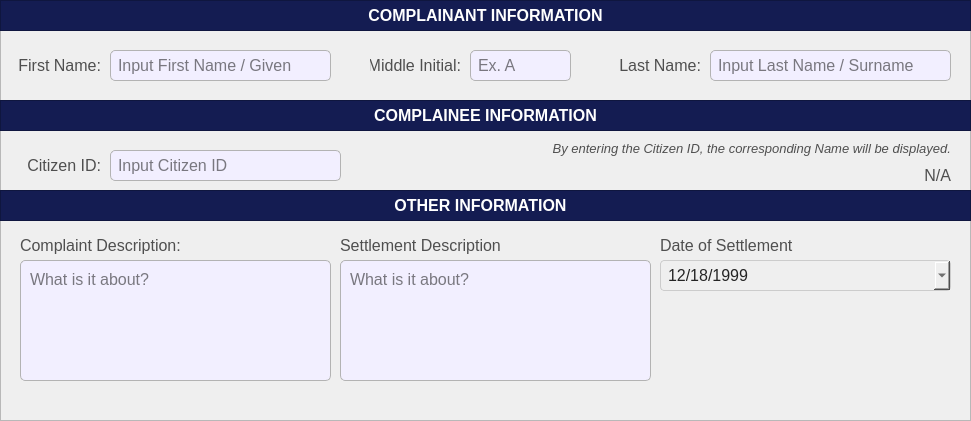
  <widget class="QFrame" name="basePopUpBodyFrame">
   <property name="geometry">
    <rect>
     <x>10</x>
     <y>50</y>
     <width>971</width>
     <height>421</height>
    </rect>
   </property>
   <property name="styleSheet">
    <string notr="true">#basePopUpBodyFrame {
	background-color: rgb(247, 247, 247);
	border: 1px solid rgb(194, 194, 194);
	border-radius: 10px;
}</string>
   </property>
   <property name="frameShape">
    <enum>QFrame::Shape::StyledPanel</enum>
   </property>
   <property name="frameShadow">
    <enum>QFrame::Shadow::Raised</enum>
   </property>
   <widget class="QFrame" name="basePopUpTitleFrame_3">
    <property name="geometry">
     <rect>
      <x>0</x>
      <y>100</y>
      <width>971</width>
      <height>31</height>
     </rect>
    </property>
    <property name="styleSheet">
     <string notr="true">#basePopUpTitleFrame_3 {
	background-color: #141c52;
}</string>
    </property>
    <property name="frameShape">
     <enum>QFrame::Shape::StyledPanel</enum>
    </property>
    <property name="frameShadow">
     <enum>QFrame::Shadow::Raised</enum>
    </property>
    <widget class="QLabel" name="label_title_3">
     <property name="geometry">
      <rect>
       <x>0</x>
       <y>0</y>
       <width>971</width>
       <height>31</height>
      </rect>
     </property>
     <property name="font">
      <font>
       <family>Arial</family>
       <pointsize>12</pointsize>
       <bold>true</bold>
      </font>
     </property>
     <property name="styleSheet">
      <string notr="true">#label_title_3{
	background-color:transparent;
	color: rgb(255, 255, 255);
}</string>
     </property>
     <property name="text">
      <string>COMPLAINEE INFORMATION</string>
     </property>
     <property name="alignment">
      <set>Qt::AlignmentFlag::AlignCenter</set>
     </property>
    </widget>
   </widget>
   <widget class="QLineEdit" name="record_ComplainantFirstName">
    <property name="geometry">
     <rect>
      <x>110</x>
      <y>50</y>
      <width>221</width>
      <height>31</height>
     </rect>
    </property>
    <property name="font">
     <font>
      <family>Arial</family>
      <pointsize>12</pointsize>
     </font>
    </property>
    <property name="styleSheet">
     <string notr="true">#record_ComplainantFirstName{
	border: 1px solid #b3b3b3;  /* Black border */
    border-radius: 5px;        /* Rounded corners */
    padding: 5px;               /* Inner spacing */
    background-color: #f2efff;  /* Gray background */
    color: #000000; 
}

</string>
    </property>
    <property name="text">
     <string/>
    </property>
    <property name="maxLength">
     <number>50</number>
    </property>
    <property name="placeholderText">
     <string>Input First Name / Given</string>
    </property>
   </widget>
   <widget class="QLabel" name="record_labelComplaintDesc">
    <property name="geometry">
     <rect>
      <x>20</x>
      <y>230</y>
      <width>311</width>
      <height>31</height>
     </rect>
    </property>
    <property name="font">
     <font>
      <family>Arial</family>
      <pointsize>12</pointsize>
     </font>
    </property>
    <property name="styleSheet">
     <string notr="true">#record_labelComplaintDesc{
	background-color:transparent;
	color:#4f4f4f;
}</string>
    </property>
    <property name="text">
     <string>Complaint Description:</string>
    </property>
    <property name="alignment">
     <set>Qt::AlignmentFlag::AlignLeading|Qt::AlignmentFlag::AlignLeft|Qt::AlignmentFlag::AlignVCenter</set>
    </property>
   </widget>
   <widget class="QLabel" name="record_labelComplainantFirstName">
    <property name="geometry">
     <rect>
      <x>10</x>
      <y>50</y>
      <width>91</width>
      <height>31</height>
     </rect>
    </property>
    <property name="font">
     <font>
      <family>Arial</family>
      <pointsize>12</pointsize>
     </font>
    </property>
    <property name="styleSheet">
     <string notr="true">#record_labelComplainantFirstName{
	background-color:transparent;
	color:#4f4f4f;
}</string>
    </property>
    <property name="text">
     <string>First Name:</string>
    </property>
    <property name="alignment">
     <set>Qt::AlignmentFlag::AlignRight|Qt::AlignmentFlag::AlignTrailing|Qt::AlignmentFlag::AlignVCenter</set>
    </property>
   </widget>
   <widget class="QFrame" name="basePopUpTitleFrame_4">
    <property name="geometry">
     <rect>
      <x>0</x>
      <y>0</y>
      <width>971</width>
      <height>31</height>
     </rect>
    </property>
    <property name="styleSheet">
     <string notr="true">#basePopUpTitleFrame_4 {
	background-color: #141c52;
}</string>
    </property>
    <property name="frameShape">
     <enum>QFrame::Shape::StyledPanel</enum>
    </property>
    <property name="frameShadow">
     <enum>QFrame::Shadow::Raised</enum>
    </property>
    <widget class="QLabel" name="label_title_4">
     <property name="geometry">
      <rect>
       <x>0</x>
       <y>0</y>
       <width>971</width>
       <height>31</height>
      </rect>
     </property>
     <property name="font">
      <font>
       <family>Arial</family>
       <pointsize>12</pointsize>
       <bold>true</bold>
      </font>
     </property>
     <property name="styleSheet">
      <string notr="true">#label_title_4{
	background-color:transparent;
	color: rgb(255, 255, 255);
}</string>
     </property>
     <property name="text">
      <string>COMPLAINANT INFORMATION</string>
     </property>
     <property name="alignment">
      <set>Qt::AlignmentFlag::AlignCenter</set>
     </property>
    </widget>
   </widget>
   <widget class="QPlainTextEdit" name="record_ComplaintDesc">
    <property name="geometry">
     <rect>
      <x>20</x>
      <y>260</y>
      <width>311</width>
      <height>121</height>
     </rect>
    </property>
    <property name="font">
     <font>
      <family>Arial</family>
      <pointsize>12</pointsize>
     </font>
    </property>
    <property name="styleSheet">
     <string notr="true">#record_ComplaintDesc{
	border: 1px solid #b3b3b3;  /* Black border */
    border-radius: 5px;        /* Rounded corners */
    padding: 5px;               /* Inner spacing */
    background-color: #f2efff;  /* Gray background */
    color: #000000; 
}

</string>
    </property>
    <property name="placeholderText">
     <string>What is it about?</string>
    </property>
   </widget>
   <widget class="QLabel" name="record_labelComplainantMiddleInitial">
    <property name="geometry">
     <rect>
      <x>370</x>
      <y>50</y>
      <width>91</width>
      <height>31</height>
     </rect>
    </property>
    <property name="font">
     <font>
      <family>Arial</family>
      <pointsize>12</pointsize>
     </font>
    </property>
    <property name="styleSheet">
     <string notr="true">#record_labelComplainantMiddleInitial{
	background-color:transparent;
	color:#4f4f4f;
}</string>
    </property>
    <property name="text">
     <string>Middle Initial:</string>
    </property>
    <property name="alignment">
     <set>Qt::AlignmentFlag::AlignRight|Qt::AlignmentFlag::AlignTrailing|Qt::AlignmentFlag::AlignVCenter</set>
    </property>
   </widget>
   <widget class="QLineEdit" name="record_ComplainantMiddleInitial">
    <property name="geometry">
     <rect>
      <x>470</x>
      <y>50</y>
      <width>101</width>
      <height>31</height>
     </rect>
    </property>
    <property name="font">
     <font>
      <family>Arial</family>
      <pointsize>12</pointsize>
     </font>
    </property>
    <property name="styleSheet">
     <string notr="true">#record_ComplainantMiddleInitial{
	border: 1px solid #b3b3b3;  /* Black border */
    border-radius: 5px;        /* Rounded corners */
    padding: 5px;               /* Inner spacing */
    background-color: #f2efff;  /* Gray background */
    color: #000000; 
}

</string>
    </property>
    <property name="text">
     <string/>
    </property>
    <property name="maxLength">
     <number>50</number>
    </property>
    <property name="placeholderText">
     <string>Ex. A</string>
    </property>
   </widget>
   <widget class="QLabel" name="record_labelComplainantLastName">
    <property name="geometry">
     <rect>
      <x>610</x>
      <y>50</y>
      <width>91</width>
      <height>31</height>
     </rect>
    </property>
    <property name="font">
     <font>
      <family>Arial</family>
      <pointsize>12</pointsize>
     </font>
    </property>
    <property name="styleSheet">
     <string notr="true">#record_labelComplainantLastName{
	background-color:transparent;
	color:#4f4f4f;
}</string>
    </property>
    <property name="text">
     <string>Last Name:</string>
    </property>
    <property name="alignment">
     <set>Qt::AlignmentFlag::AlignRight|Qt::AlignmentFlag::AlignTrailing|Qt::AlignmentFlag::AlignVCenter</set>
    </property>
   </widget>
   <widget class="QLineEdit" name="record_ComplainantLastName">
    <property name="geometry">
     <rect>
      <x>710</x>
      <y>50</y>
      <width>241</width>
      <height>31</height>
     </rect>
    </property>
    <property name="font">
     <font>
      <family>Arial</family>
      <pointsize>12</pointsize>
     </font>
    </property>
    <property name="styleSheet">
     <string notr="true">#record_ComplainantLastName{
	border: 1px solid #b3b3b3;  /* Black border */
    border-radius: 5px;        /* Rounded corners */
    padding: 5px;               /* Inner spacing */
    background-color: #f2efff;  /* Gray background */
    color: #000000; 
}

</string>
    </property>
    <property name="text">
     <string/>
    </property>
    <property name="maxLength">
     <number>50</number>
    </property>
    <property name="placeholderText">
     <string>Input Last Name / Surname</string>
    </property>
   </widget>
   <widget class="QLineEdit" name="record_citizenIDANDsearch">
    <property name="geometry">
     <rect>
      <x>110</x>
      <y>150</y>
      <width>231</width>
      <height>31</height>
     </rect>
    </property>
    <property name="font">
     <font>
      <family>Arial</family>
      <pointsize>12</pointsize>
     </font>
    </property>
    <property name="styleSheet">
     <string notr="true">#record_citizenIDANDsearch{
	border: 1px solid #b3b3b3;  /* Black border */
    border-radius: 5px;        /* Rounded corners */
    padding: 5px;               /* Inner spacing */
    background-color: #f2efff;  /* Gray background */
    color: #000000; 
}

</string>
    </property>
    <property name="text">
     <string/>
    </property>
    <property name="maxLength">
     <number>50</number>
    </property>
    <property name="placeholderText">
     <string>Input Citizen ID</string>
    </property>
   </widget>
   <widget class="QLabel" name="labelNote_2">
    <property name="geometry">
     <rect>
      <x>520</x>
      <y>140</y>
      <width>431</width>
      <height>16</height>
     </rect>
    </property>
    <property name="font">
     <font>
      <family>Arial</family>
      <pointsize>10</pointsize>
      <italic>true</italic>
      <bold>false</bold>
     </font>
    </property>
    <property name="styleSheet">
     <string notr="true">#labelNote_2 {
	background-color: transparent;
	color: #4f4f4f;
}
</string>
    </property>
    <property name="text">
     <string>By entering the Citizen ID, the corresponding Name will be displayed.</string>
    </property>
    <property name="alignment">
     <set>Qt::AlignmentFlag::AlignRight|Qt::AlignmentFlag::AlignTrailing|Qt::AlignmentFlag::AlignVCenter</set>
    </property>
   </widget>
   <widget class="QLabel" name="display_citizenFullName">
    <property name="geometry">
     <rect>
      <x>430</x>
      <y>160</y>
      <width>521</width>
      <height>31</height>
     </rect>
    </property>
    <property name="font">
     <font>
      <family>Arial</family>
      <pointsize>12</pointsize>
     </font>
    </property>
    <property name="styleSheet">
     <string notr="true">#display_citizenFullName{
	background-color:transparent;
	color:#4f4f4f;
}</string>
    </property>
    <property name="text">
     <string>N/A</string>
    </property>
    <property name="alignment">
     <set>Qt::AlignmentFlag::AlignRight|Qt::AlignmentFlag::AlignTrailing|Qt::AlignmentFlag::AlignVCenter</set>
    </property>
   </widget>
   <widget class="QLabel" name="record_labelCitizenID">
    <property name="geometry">
     <rect>
      <x>10</x>
      <y>150</y>
      <width>91</width>
      <height>31</height>
     </rect>
    </property>
    <property name="font">
     <font>
      <family>Arial</family>
      <pointsize>12</pointsize>
     </font>
    </property>
    <property name="styleSheet">
     <string notr="true">#record_labelCitizenID{
	background-color:transparent;
	color:#4f4f4f;
}</string>
    </property>
    <property name="text">
     <string>Citizen ID:</string>
    </property>
    <property name="alignment">
     <set>Qt::AlignmentFlag::AlignRight|Qt::AlignmentFlag::AlignTrailing|Qt::AlignmentFlag::AlignVCenter</set>
    </property>
   </widget>
   <widget class="QPlainTextEdit" name="record_SettlementDesc">
    <property name="geometry">
     <rect>
      <x>340</x>
      <y>260</y>
      <width>311</width>
      <height>121</height>
     </rect>
    </property>
    <property name="font">
     <font>
      <family>Arial</family>
      <pointsize>12</pointsize>
     </font>
    </property>
    <property name="styleSheet">
     <string notr="true">#record_SettlementDesc{
	border: 1px solid #b3b3b3;  /* Black border */
    border-radius: 5px;        /* Rounded corners */
    padding: 5px;               /* Inner spacing */
    background-color: #f2efff;  /* Gray background */
    color: #000000; 
}

</string>
    </property>
    <property name="placeholderText">
     <string>What is it about?</string>
    </property>
   </widget>
   <widget class="QLabel" name="record_labelSettlementDesc">
    <property name="geometry">
     <rect>
      <x>340</x>
      <y>230</y>
      <width>311</width>
      <height>31</height>
     </rect>
    </property>
    <property name="font">
     <font>
      <family>Arial</family>
      <pointsize>12</pointsize>
     </font>
    </property>
    <property name="styleSheet">
     <string notr="true">#record_labelSettlementDesc{
	background-color:transparent;
	color:#4f4f4f;
}</string>
    </property>
    <property name="text">
     <string>Settlement Description</string>
    </property>
    <property name="alignment">
     <set>Qt::AlignmentFlag::AlignLeading|Qt::AlignmentFlag::AlignLeft|Qt::AlignmentFlag::AlignVCenter</set>
    </property>
   </widget>
   <widget class="QFrame" name="basePopUpTitleFrame_5">
    <property name="geometry">
     <rect>
      <x>0</x>
      <y>190</y>
      <width>971</width>
      <height>31</height>
     </rect>
    </property>
    <property name="styleSheet">
     <string notr="true">#basePopUpTitleFrame_5 {
	background-color: #141c52;
}</string>
    </property>
    <property name="frameShape">
     <enum>QFrame::Shape::StyledPanel</enum>
    </property>
    <property name="frameShadow">
     <enum>QFrame::Shadow::Raised</enum>
    </property>
    <widget class="QLabel" name="label_title_5">
     <property name="geometry">
      <rect>
       <x>0</x>
       <y>0</y>
       <width>961</width>
       <height>31</height>
      </rect>
     </property>
     <property name="font">
      <font>
       <family>Arial</family>
       <pointsize>12</pointsize>
       <bold>true</bold>
      </font>
     </property>
     <property name="styleSheet">
      <string notr="true">#label_title_5{
	background-color:transparent;
	color: rgb(255, 255, 255);
}</string>
     </property>
     <property name="text">
      <string>OTHER INFORMATION</string>
     </property>
     <property name="alignment">
      <set>Qt::AlignmentFlag::AlignCenter</set>
     </property>
    </widget>
   </widget>
   <widget class="QLabel" name="record_labelDateOfSettlement">
    <property name="geometry">
     <rect>
      <x>660</x>
      <y>230</y>
      <width>301</width>
      <height>31</height>
     </rect>
    </property>
    <property name="font">
     <font>
      <family>Arial</family>
      <pointsize>12</pointsize>
     </font>
    </property>
    <property name="styleSheet">
     <string notr="true">#record_labelDateOfSettlement{
	background-color:transparent;
	color:#4f4f4f;
}</string>
    </property>
    <property name="text">
     <string>Date of Settlement</string>
    </property>
    <property name="alignment">
     <set>Qt::AlignmentFlag::AlignLeading|Qt::AlignmentFlag::AlignLeft|Qt::AlignmentFlag::AlignVCenter</set>
    </property>
   </widget>
   <widget class="QDateEdit" name="record_DateOfSettlement">
    <property name="geometry">
     <rect>
      <x>660</x>
      <y>260</y>
      <width>291</width>
      <height>31</height>
     </rect>
    </property>
    <property name="font">
     <font>
      <family>Arial</family>
      <pointsize>12</pointsize>
     </font>
    </property>
    <property name="styleSheet">
     <string notr="true">#record_DateOfSettlement{
	background-color: rgb(239, 239, 239); /* Correct property name */
    color: #242424; /* Set text color to black for better contrast */
    border: 1px solid #ccc; /* Optional: Add a light border */
    padding: 5px; /* Optional: Add some padding */
    border-radius: 4px; /* Optional: Rounded corners */
}</string>
    </property>
    <property name="dateTime">
     <datetime>
      <hour>0</hour>
      <minute>0</minute>
      <second>0</second>
      <year>1999</year>
      <month>12</month>
      <day>18</day>
     </datetime>
    </property>
    <property name="displayFormat">
     <string>MM/dd/yyyy</string>
    </property>
    <property name="calendarPopup">
     <bool>true</bool>
    </property>
    <property name="currentSectionIndex">
     <number>0</number>
    </property>
    <property name="timeSpec">
     <enum>Qt::TimeSpec::UTC</enum>
    </property>
   </widget>
  </widget>
